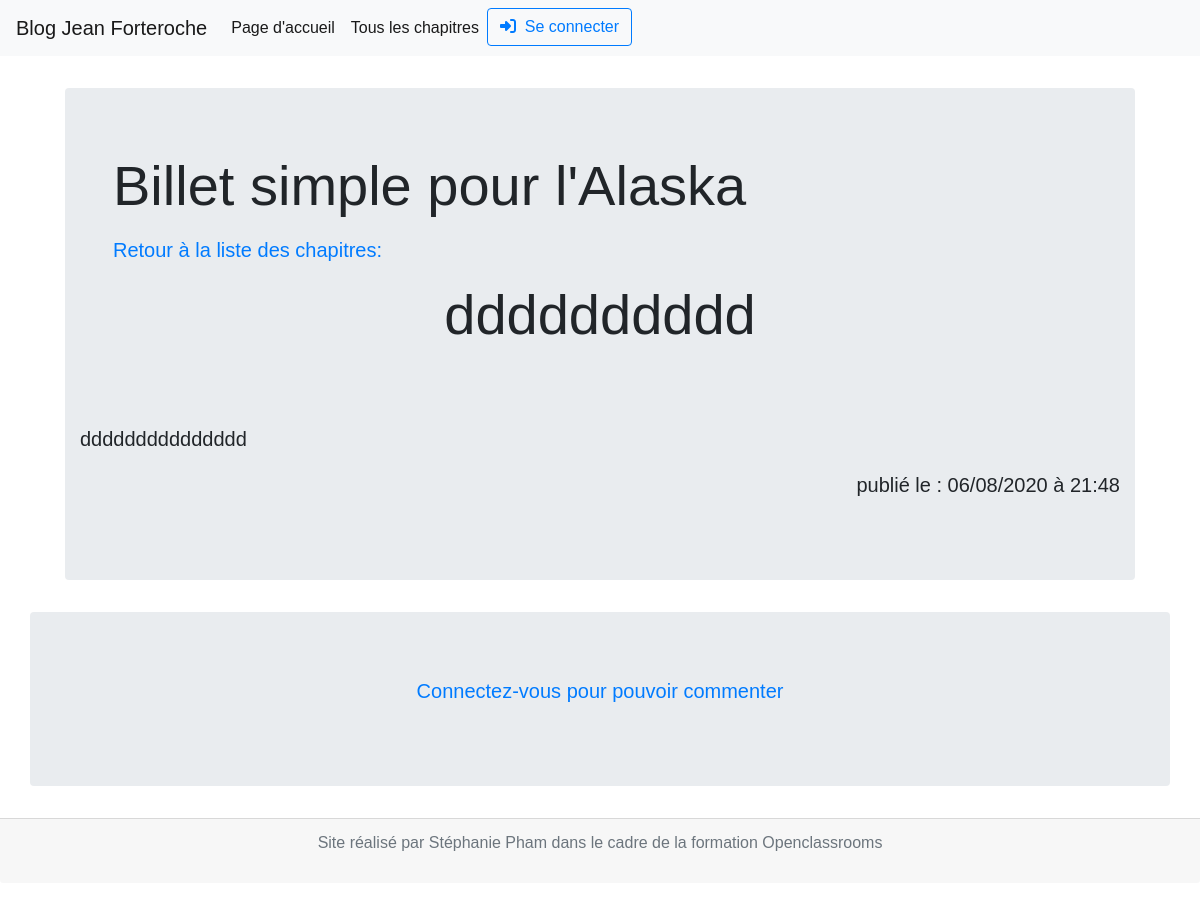
Page /index.php?action=article&id=60 on the committed database.
### tables this page shows
CREATE TABLE IF NOT EXISTS `articles` (
  `id` int(11) NOT NULL AUTO_INCREMENT,
  `title` varchar(255) NOT NULL,
  `content` text NOT NULL,
  `date_article` datetime NOT NULL DEFAULT current_timestamp(),
  PRIMARY KEY (`id`)
);

### App/Controller/Articles.php (called while the page is built, shortened)
<?php
class Articles extends Controller {
    public function article()
    {
        $articleManager = new ArticleManager();
        if (isset($_GET['id']) && $_GET['id'] > 0 ) {
            $article_id = $this->trim_secur($_GET['id']);
            $article = $articleManager->getArticle($article_id);
        }
        else {
            throw new \Exception('Aucun identifiant de billet envoyé');
        }
        $isConnected = $this->is_connected();
        include 'view/Visitor/articleView.php';
    }
}

### App/Model/ArticleManager.php (called while the page is built, shortened)
<?php
class ArticleManager extends Manager
{
    public function getArticle($article_id)
    {
        $db = $this->dbConnect();
        $req = $db->prepare('
            SELECT *
            FROM articles
            WHERE id = :id
        ');
        $req->execute([
            'id' => $article_id
        ]);
        return $article = $req->fetch();
    }
}

### App/Controller/Controller.php (called while the page is built, shortened)
<?php
class Controller {
    public $userInfo;
    public function is_connected()
    {
        if (isset($_SESSION['userId']) && $this->ifHashSession()) {
            $userManager = new UserManager;
            $this->userInfo = $userManager->getUserById($_SESSION['userId']);
        } else {
            $this->userInfo = false;
        }
        return $this->userInfo;
    }
}

### view/Visitor/articleView.php (the view, shortened to what this page needs)
<div class="col-11 mx-auto">
    <div class="jumbotron jumbotron-fluid rounded ">
        <div class="ml-5">
            <h1 class="display-4 mb-3">Billet simple pour l'Alaska</h1>
            <p class="lead mb-3"><a href="index.php?action=listArticles">Retour à la liste des chapitres:</a></p>
        </div>
        <div class="container">
            <div class="news">
                <article>
                    <h1 class="text-center  mb-3"> <?= htmlspecialchars($article['title']) ?> </h1>
                </article>
            </div>
            <p class="lead"> <?= nl2br($article['content']) ?> </p>
            <p class="lead text-right"> publié le : <?=  date_format(date_create($article['date_article']), 'd/m/Y à H:i') ?></p>
        </div>
    </div>
</div>
<?php
    if ($isConnected) { ?>
<section class="container">
    <h2>Commentaire</h2>
    <form action="index.php?action=addComment&amp;id= <?= $article['id']?>" method="POST">
        <div class="form-group">
            <label for="comment">Commentaire</label>
            <textarea id="mytextarea" class="form-control" rows="3" name="comment"></textarea>
        </div>
        <input type="submit" class="btn btn-primary" value="Commentez">
    </form>
    <?php } else { ?>
        <div class="jumbotron jumbotron-fluid container rounded">
            <p class="lead text-center"> <a href="index.php?action=login" class="text-center">Connectez-vous pour pouvoir commenter</a>
            </p>
        </div>
    <?php  } ?>
<?php include 'view/template.php'; ?>

### public/css/style.css (style rules this page uses)
* { margin: 0; padding: 0; box-sizing: border-box; font-family: Arial, Helvetica, sans-serif; }
body { background: #000; min-height: 200vh; }
.text-center.mb-3 { font-size: 3.5em; }

### rows in the picture
articles: title "dddddddddd", content "ddddddddddddddd", date_article "06/08/2020 à 21:48"
